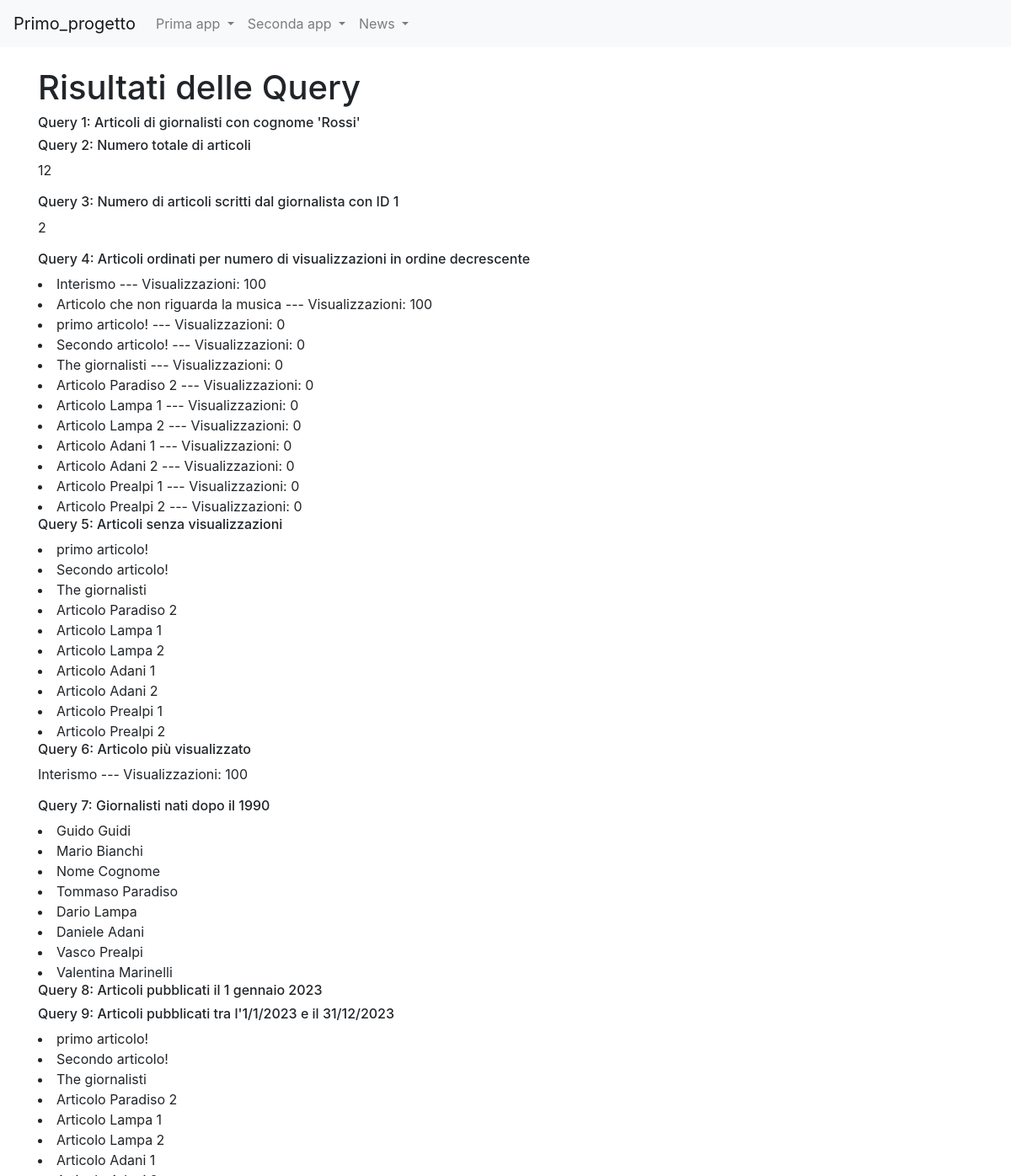
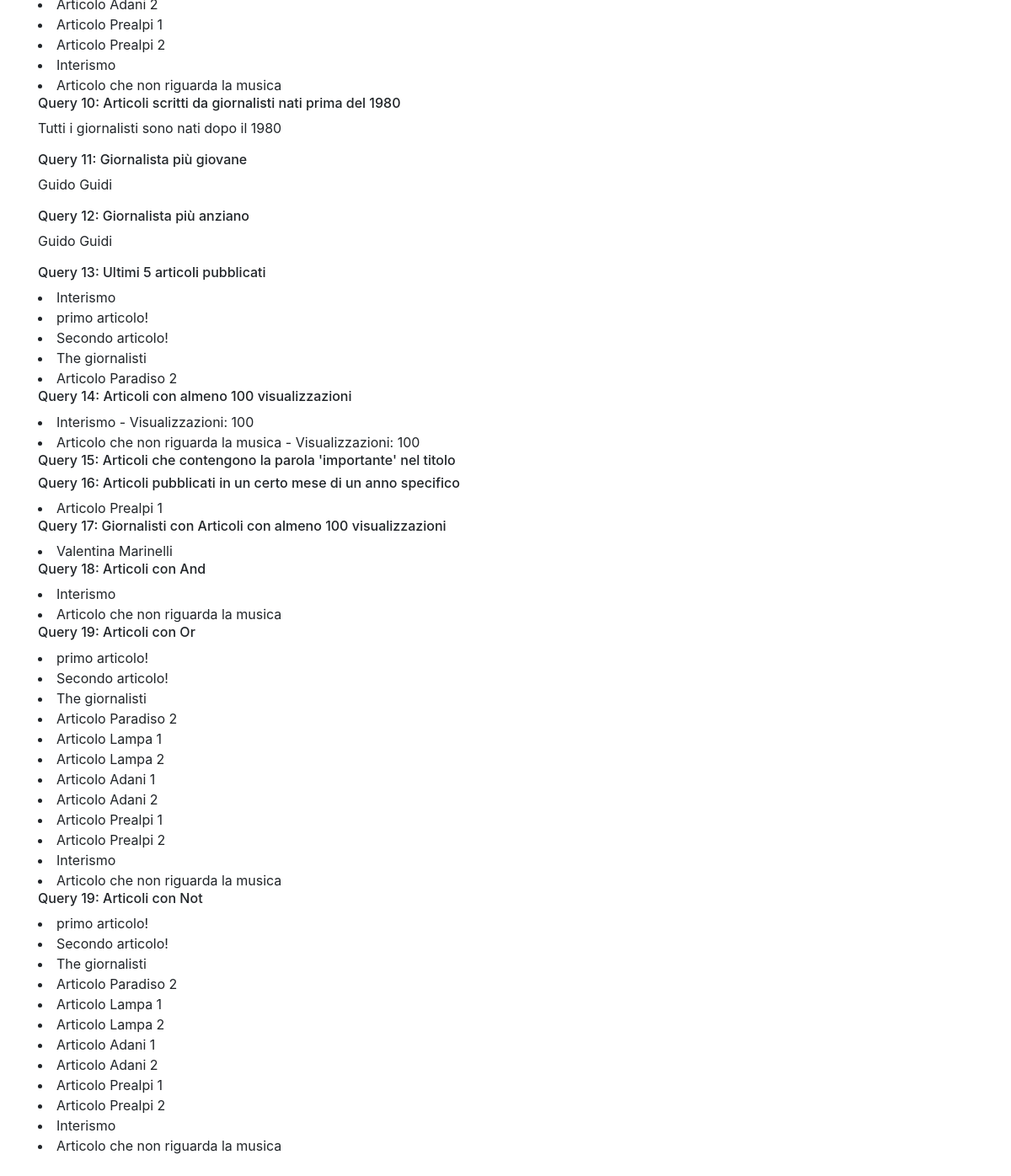
Page /news/query_base on the committed database (2 pictures, top to bottom).
### news/models.py (models this page shows, shortened)
class Articolo(models.Model):
    titolo = models.CharField(max_length=100)
    contenuto = models.TextField()
    giornalista = models.ForeignKey(Giornalista, on_delete=models.CASCADE, related_name="articoli")
    data=models.DateField(auto_now=False,blank=True)
    visualizzazioni=models.IntegerField(default=0,blank=True)
    class Meta:
        verbose_name =  "Articolo"
        verbose_name_plural = "Articoli"

class Giornalista(models.Model):
    nome = models.CharField(max_length=20)
    cognome = models.CharField(max_length=20)
    anno_di_nascita = models.DateTimeField(blank=True)
    class Meta:
        verbose_name = "Giornalista"
        verbose_name_plural = "Giornalisti"

### news/views.py (the view)
# urls.py: path("query_base",queryBase, name="query_base"),
def queryBase(request):
    articoli_cognome = Articolo.objects.filter(giornalista__cognome='Rossi')
    numero_totale_articoli = Articolo.objects.count()
    giornalista_1 = Giornalista.objects.get(id=9)
    numero_articoli_giornalista_1 = Articolo.objects.filter(giornalista=giornalista_1).count()
    articoli_ordinati = Articolo.objects.order_by('-visualizzazioni')
    articoli_senza_visualizzazioni = Articolo.objects.filter(visualizzazioni=0)
    articolo_piu_visualizzato = Articolo.objects.order_by('-visualizzazioni').first()
    giornalisti_data = Giornalista.objects.filter(anno_di_nascita__gt=datetime.date(1990, 1, 1))
    articoli_del_giorno = Articolo.objects.filter(data=datetime.date(2023, 1, 1))
    articoli_periodo = Articolo.objects.filter(data__range=(datetime.date(2023, 1, 1), datetime.date(2023, 12, 31)))
    giornalisti_nati = Giornalista.objects.filter(anno_di_nascita__lt=datetime.date(1980, 1, 1))
    articoli_giornalisti = Articolo.objects.filter(giornalista__in=giornalisti_nati)
    giornalista_giovane = Giornalista.objects.order_by('anno_di_nascita').first()
    giornalista_anziano = Giornalista.objects.order_by('-anno_di_nascita').first()
    ultimi = Articolo.objects.order_by('-data')[:5]
    articoli_minime_visualizzazioni = Articolo.objects.filter(visualizzazioni__gte=100)
    articoli_parola = Articolo.objects.filter(titolo__icontains='importante')
    articoli_mese_anno=Articolo.objects.filter(data__month=1, data__year=2023)
    """
    giornalisti_con_articoli popolari
    spiegazione dettagliata:
    Giornalista.objects.filter(articoli_visualizzazioni_gte=108).distinct()
    Giornalista.objects: Inizia dalla classe del modello Giornalista.
    .filter(articoli_visualizzazioni_gte-100): Utilizza il metodo filter() per filtrare i giornalisti in base al campo visualizzazioni nel modello Articolo.
    La notazione articoli_visualizzazioni indica che si sta seguendo la relazione inversa dalla classe Giornalista alla classe
    Articolo attraverso il campo ForeignKey giornalista nel modello Articolo.
    .distinct(): E' un metodo assicura che i risultati siano distinti, eliminando eventuali duplicati. In questo caso,
    ciò è utile perché un giornalista potrebbe essere associato a più articoli che soddisfano
    il criterio, e vogliamo ottenere solo una volta ogni giornalista che ha scritto almeno un articolo popolare.
    """
    giornalisti_articoli_popolari = Giornalista.objects.filter(articoli__visualizzazioni__gte=100).distinct()
    data = datetime.date (1990, 1, 1)
    visualizzazioni = 100
    articoli_con_and = Articolo.objects.filter(giornalista__anno_di_nascita__gt=data, visualizzazioni__gte=visualizzazioni)
    from django.db.models import Q
    articoli_con_or=Articolo.objects.filter(Q(giornalista__anno_di_nascita__gt=data) | Q(visualizzazioni__lte=visualizzazioni))
    articoli_con_not = Articolo.objects.filter(~Q(giornalista__anno_di_nascita__lt=data))
    articoli_con_not = Articolo.objects.exclude (giornalista__anno_di_nascita__lt=data)
    context = {
        'articoli_cognome': articoli_cognome,
        'numero_totale_articoli': numero_totale_articoli,
        'numero_articoli_giornalista_1': numero_articoli_giornalista_1,
        'articoli_ordinati': articoli_ordinati,
        'articoli_senza_visualizzazioni': articoli_senza_visualizzazioni,
        'articolo_piu_visualizzato': articolo_piu_visualizzato,
        'giornalisti_data': giornalisti_data,
        'articoli_del_giorno': articoli_del_giorno,
        'articoli_periodo': articoli_periodo,
        'articoli_giornalisti': articoli_giornalisti,
        'giornalista_giovane': giornalista_giovane,
        'giornalista_anziano': giornalista_anziano,
        'ultimi': ultimi,
        'articoli_minime_visualizzazioni': articoli_minime_visualizzazioni,
        'articoli_parola': articoli_parola,
        'articoli_mese_anno':articoli_mese_anno,
        'articoli_con_and':articoli_con_and,
        'articoli_con_or':articoli_con_or,
        'articoli_con_not':articoli_con_not,
        'giornalisti_articoli_popolari':giornalisti_articoli_popolari,
    }
    return render(request, 'query_base.html', context)

### news/templates/query_base.html (shortened to what this page needs)
{% extends "base.html" %}
{%block content %}
    <h1>Risultati delle Query</h1>
    <h6>Query 1: Articoli di giornalisti con cognome 'Rossi'</h6>
    <h6>Query 2: Numero totale di articoli</h6>
    <p>{{ numero_totale_articoli }}</p>
    <h6>Query 3: Numero di articoli scritti dal giornalista con ID 1</h6>
    <p>{{ numero_articoli_giornalista_1 }}</p>
    <h6>Query 4: Articoli ordinati per numero di visualizzazioni in ordine decrescente</h6>
        {% for articolo in articoli_ordinati %}
            <li>{{ articolo.titolo }} --- Visualizzazioni: {{ articolo.visualizzazioni }}</li>
        {% endfor %}
    <h6>Query 5: Articoli senza visualizzazioni</h6>
        {% for articolo in articoli_senza_visualizzazioni %}
            <li>{{ articolo.titolo }}</li>
        {% endfor %}
    <h6>Query 6: Articolo più visualizzato</h6>
    <p>{{ articolo_piu_visualizzato.titolo }} --- Visualizzazioni: {{ articolo_piu_visualizzato.visualizzazioni }}</p>
    <h6>Query 7: Giornalisti nati dopo il 1990</h6>
        {% for giornalista in giornalisti_data %}
            <li>{{ giornalista.nome }} {{ giornalista.cognome }}</li>
        {% endfor %}
    <h6>Query 8: Articoli pubblicati il 1 gennaio 2023</h6>
    <h6>Query 9: Articoli pubblicati tra l'1/1/2023 e il 31/12/2023</h6>
        {% for articolo in articoli_periodo %}
            <li>{{ articolo.titolo }}</li>
        {% endfor %}
    <h6>Query 10: Articoli scritti da giornalisti nati prima del 1980</h6>
    {% if articoli_giornalisti %}
            {% for articolo in articoli_giornalisti %}
                <li>{{ articolo.titolo }} scritto da {{ articolo.giornalista.nome }} {{ articolo.giornalista.cognome }}</li>
            {% endfor %}
    {% else %}
        <p>Tutti i giornalisti sono nati dopo il 1980</p>
    {% endif %}
    <h6>Query 11: Giornalista più giovane</h6>
    <p>{{ giornalista_giovane.nome }} {{ giornalista_giovane.cognome }}</p>
    <h6>Query 12: Giornalista più anziano</h6>
    <p>{{ giornalista_anziano.nome }} {{ giornalista_anziano.cognome }}</p>
    <h6>Query 13: Ultimi 5 articoli pubblicati</h6>
        {% for articolo in ultimi %}
            <li>{{ articolo.titolo }}</li>
        {% endfor %}
    <h6>Query 14: Articoli con almeno 100 visualizzazioni</h6>
        {% for articolo in articoli_minime_visualizzazioni %}
            <li>{{ articolo.titolo }} - Visualizzazioni: {{ articolo.visualizzazioni }}</li>
        {% endfor %}
    <h6>Query 15: Articoli che contengono la parola 'importante' nel titolo</h6>
    <h6>Query 16: Articoli pubblicati in un certo mese di un anno specifico</h6>
    {% for articolo in articoli_mese_anno %}
            <li>{{ articolo.titolo }}</li>
    {% endfor %}
    <h6>Query 17: Giornalisti con Articoli con almeno 100 visualizzazioni</h6>
        {% for giornalista in giornalisti_articoli_popolari %}
            <li>{{ giornalista.nome }} {{ giornalista.cognome }}</li>
        {% endfor %}
    <h6>Query 18: Articoli con And</h6>
    {% for articolo in articoli_con_and %}
            <li>{{ articolo.titolo }}</li>
    {% endfor %}
    <h6>Query 19: Articoli con Or</h6>
    {% for articolo in articoli_con_or %}
            <li>{{ articolo.titolo }}</li>
    {% endfor %}
    <h6>Query 19: Articoli con Not</h6>
    {% for articolo in articoli_con_not %}
            <li>{{ articolo.titolo }}</li>
    {% endfor %}
{%endblock content%}

### rows in the picture
Articolo: titolo "Interismo", visualizzazioni "100"
Articolo: titolo "Articolo che non riguarda la musica", visualizzazioni "100"
Articolo: titolo "primo articolo!", visualizzazioni "0"
Articolo: titolo "Secondo articolo!", visualizzazioni "0"
Articolo: titolo "The giornalisti", visualizzazioni "0"
Articolo: titolo "Articolo Paradiso 2", visualizzazioni "0"
Articolo: titolo "Articolo Lampa 1", visualizzazioni "0"
Articolo: titolo "Articolo Lampa 2", visualizzazioni "0"
Articolo: titolo "Articolo Adani 1", visualizzazioni "0"
Articolo: titolo "Articolo Adani 2", visualizzazioni "0"
Articolo: titolo "Articolo Prealpi 1", visualizzazioni "0"
Articolo: titolo "Articolo Prealpi 2", visualizzazioni "0"
Giornalista: nome "Guido", cognome "Guidi"
Giornalista: nome "Mario", cognome "Bianchi"
Giornalista: nome "Nome", cognome "Cognome"
Giornalista: nome "Tommaso", cognome "Paradiso"
Giornalista: nome "Dario", cognome "Lampa"
Giornalista: nome "Daniele", cognome "Adani"
Giornalista: nome "Vasco", cognome "Prealpi"
Giornalista: nome "Valentina", cognome "Marinelli"

### other values in the picture
{{ numero_totale_articoli }} "12"
{{ numero_articoli_giornalista_1 }} "2"
